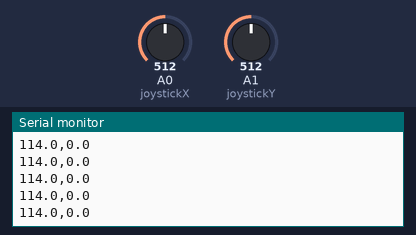
Simulated run of this sketch. Board: Arduino Leonardo, built with avr-gcc and run on an emulated ATmega32U4. Shown: the last lines printed to the serial monitor. The test bench sets the inputs (shaded band); at power-on: A0 (joystickX) = 512, A1 (joystickY) = 512.

Above: at 1.2 s.
1.3 s: A0 (joystickX) set to 716
At 1.8 s:
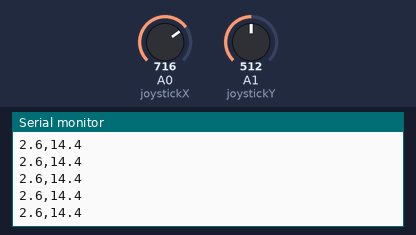
2.8 s: A1 (joystickY) set to 716
At 3.3 s:
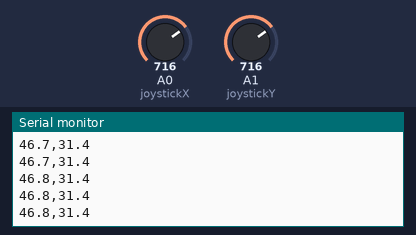
4.3 s: A0 (joystickX) set to 900
At 5.1 s:
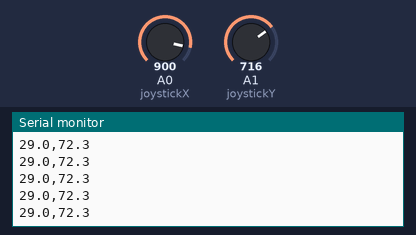
5.8 s: A1 (joystickY) set to 900
At 6.3 s:
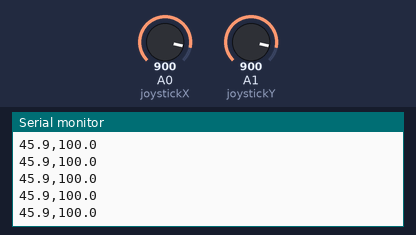
Timing chart, 0 to 8.3 s (numbered marks = the images above; inputs shaded):
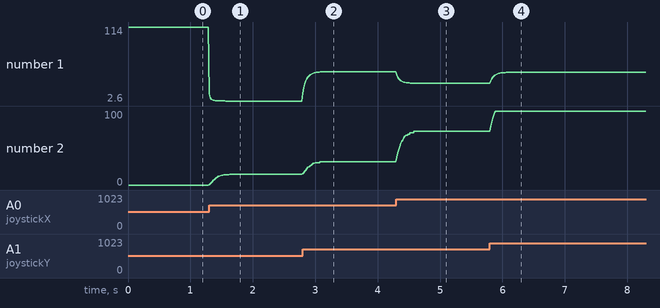

The sketch:

JoystickSignalConditioner.ino
```cpp
// Código Arduino calibrado según las lecturas observadas
const int joystickX = A0;    // Pin analógico para el eje X
const int joystickY = A1;    // Pin analógico para el eje Y

// Calibración basada en las lecturas observadas
const int centerX = 516;     // Centro X observado
const int centerY = 503;     // Centro Y observado
const float deadzone = 5.0;  // Zona muerta reducida basada en las lecturas
const int responseDelay = 15; // Respuesta más rápida

// Variables para filtrado
float filteredX = centerX;
float filteredY = centerY;
const float filterFactor = 0.8;   // Aumentado para mayor suavidad

void setup() {
  Serial.begin(9600);
  while (!Serial) {
    ; // Esperar por el puerto serial (Leonardo)
  }
}

void loop() {
  // Leer valores
  int rawX = analogRead(joystickX);
  int rawY = analogRead(joystickY);

  // Aplicar filtrado
  filteredX = (filterFactor * filteredX) + ((1 - filterFactor) * rawX);
  filteredY = (filterFactor * filteredY) + ((1 - filterFactor) * rawY);

  // Calcular desviación del centro calibrado
  float deltaX = filteredX - centerX;
  float deltaY = filteredY - centerY;

  // Calcular magnitud y ángulo
  float magnitude = sqrt(deltaX * deltaX + deltaY * deltaY);
  float angle = atan2(deltaY, deltaX) * 180.0 / PI;

  // Ajustar ángulo a rango 0-360
  if (angle < 0) angle += 360.0;

  // Normalizar magnitud con curva de respuesta suave
  float normalizedMagnitude;
  if (magnitude < deadzone) {
    normalizedMagnitude = 0;
  } else {
    // Mapear con curva exponencial suave
    normalizedMagnitude = map(magnitude, deadzone, 512, 0, 100);
    normalizedMagnitude = constrain(normalizedMagnitude, 0, 100);
    normalizedMagnitude = (normalizedMagnitude * normalizedMagnitude) / 100.0;
  }

  // Enviar solo los datos necesarios en el formato esperado por Unity
  Serial.print(angle, 1);          // Enviar el ángulo con un decimal
  Serial.print(",");                // Separador de coma
  Serial.println(normalizedMagnitude, 1);  // Enviar la magnitud normalizada con un decimal y terminar la línea

  delay(responseDelay);
}
```

Measured:
- after the input at 1.3 s, the serial monitor: prints a new line at once (image 1)
- after the input at 2.8 s, the serial monitor: prints a new line at once (image 2)
- after the input at 4.3 s, the serial monitor: prints a new line at once (image 3)
- after the input at 5.8 s, the serial monitor: prints a new line at once (image 4)
- plotted number 1: 114 → 2.6 after the input at 1.3 s, 2.6 → 46.8 after the input at 2.8 s, 46.8 → 29 after the input at 4.3 s
- plotted number 2: 0 → 14.4 after the input at 1.3 s, 14.4 → 31.4 after the input at 2.8 s, 31.4 → 72.3 after the input at 4.3 s, 72.3 → 100 after the input at 5.8 s
